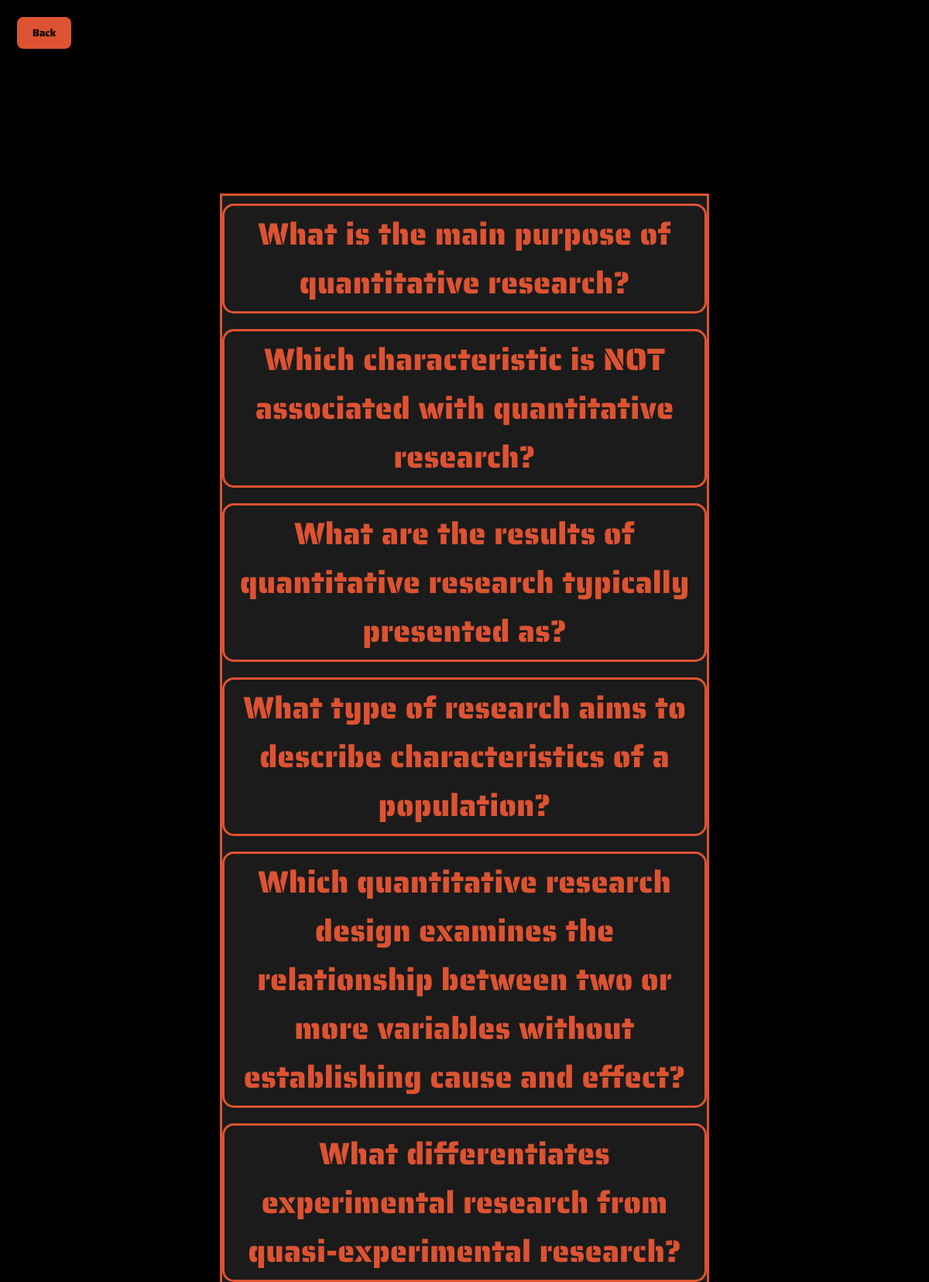
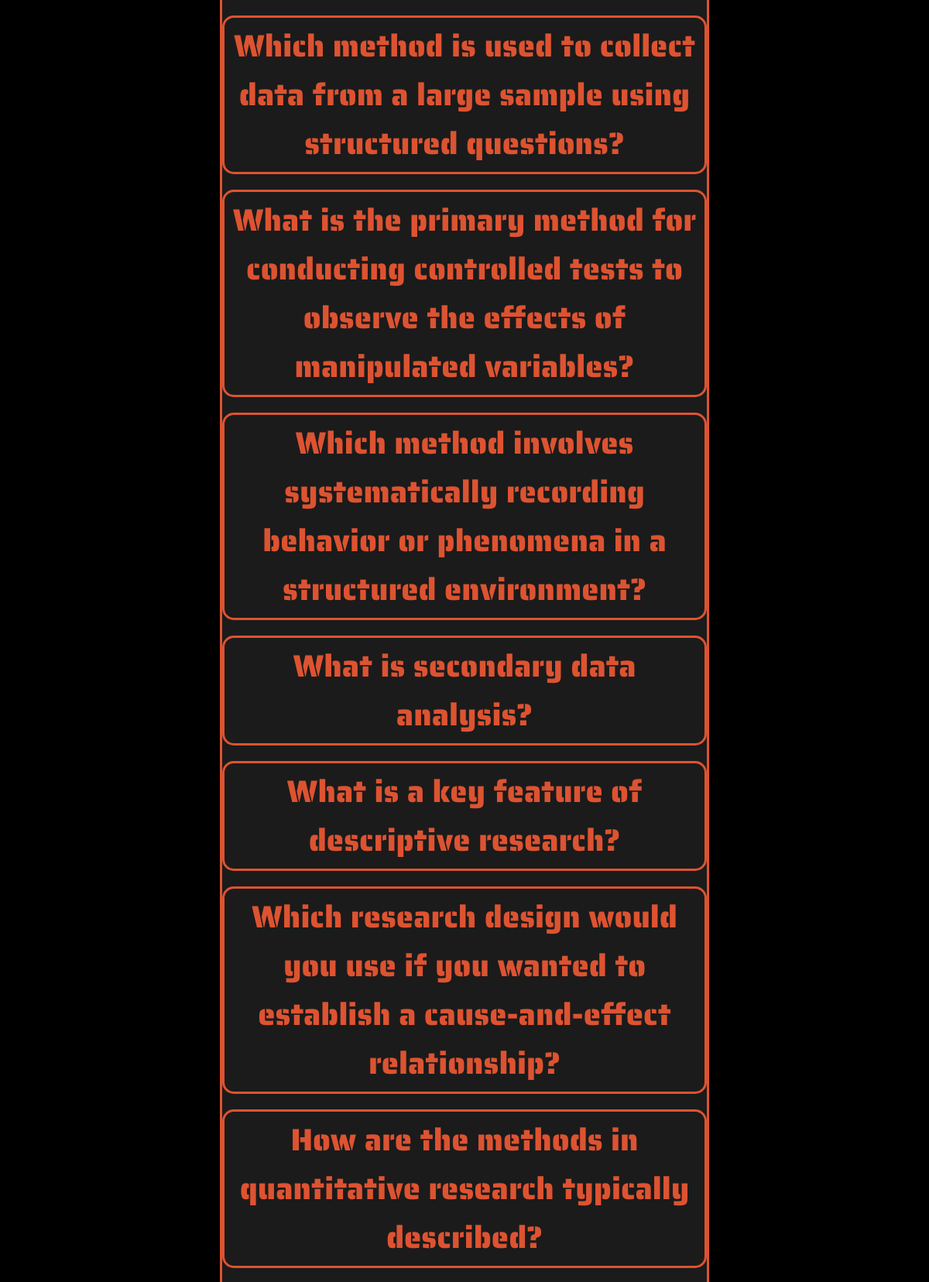
The page /Moderator/View_Question.php?topic_id=T001 (signed in, upper part) on the database its author committed (2 pictures, top to bottom).
### tables this page shows
CREATE TABLE `questions` (
  `question_id` varchar(25) NOT NULL,
  `question` text NOT NULL,
  `option_1` text NOT NULL,
  `option_2` text NOT NULL,
  `option_3` text NOT NULL,
  `option_4` text NOT NULL,
  `correct_answer` int(2) NOT NULL,
  `topic_id` varchar(25) DEFAULT NULL,
  `total_attempts` int(4) NOT NULL,
  `correct_attempts` int(4) NOT NULL
);

### Moderator/View_Question.php (the view, shortened to what this page needs)
<!DOCTYPE html>
<html lang="en">
<head>
    <link rel="stylesheet" href="../styles.css">
</head>
<body>
    <button class="back-button" onclick="window.history.back()">Back</button>
    <div class="question-container">
        <?php
        include "../assets/conn.php";
        $topic_id = $_GET['topic_id'];
        $sql = "SELECT question_ID, question FROM Questions WHERE topic_id = '$topic_id' ORDER BY question_ID";
        $result = $conn->query($sql);
        if ($result->num_rows > 0) {
            while ($row = $result->fetch_assoc()) {
                echo '<div class="question-item">
                        <div class="question-text">' . htmlspecialchars($row["question"]) . '</div>
                      </div>';
            }
        } else {
            echo "No questions found for this subject.";
        }
        ?>
    </div>
</body>
</html>

### styles.css (style rules this page uses)
body { background-image: url('images/background_image.png'); background-size: cover; background-position: center; background-repeat: no-repeat; background-attachment: fixed; height: 100%; font-family: 'CustomFont'; color: rgb(248, 0, 0); height: 720px; transition: font-size 0.2s ease; }

### Moderator/View_Question.php (style rules this page uses)
body { background-color: #000; color: #fff; font-family: 'CustomFont'; display: flex; justify-content: center; align-items: center; height: 100vh; margin: 0; }
.back-button { position: absolute; top: 20px; left: 20px; font-family: 'CustomFont'; background-color: rgb(221, 83, 49); color: rgb(0, 0, 0); border: solid 2px rgb(0, 0, 0); border-radius: 10px; padding: 10px 20px; cursor: pointer; transition: background-color 0.2s ease, color 0.2s ease; }
.question-container { text-align: center; margin: auto; text-align: center; display: flex; flex-direction: column; align-items: center; max-width: 700px; background: rgb(27, 27, 27); border: solid; border-color: rgb(221, 83, 49); margin-top: 250px; }
.question-item { display: flex; align-items: center; justify-content: center; margin: 10px 0; }
.question-text { padding: 5px 10px; font-family: 'CustomFont'; font-size: 30pt; background-color: rgb(27, 27, 27); color: rgb(221, 83, 49); border: solid; border-color: rgb(221, 83, 49); border-radius: 15px; cursor: pointer; width: 600px; }

### rows shown on the page
questions: question "What is the main purpose of quantitative research?"
questions: question "Which characteristic is NOT associated with quantitative research?"
questions: question "What are the results of quantitative research typically presented as?"
questions: question "What type of research aims to describe characteristics of a population?"
questions: question "Which quantitative research design examines the relationship between two or more variables without establishing cause and effect?"
questions: question "What differentiates experimental research from quasi-experimental research?"
questions: question "Which method is used to collect data from a large sample using structured questions?"
questions: question "What is the primary method for conducting controlled tests to observe the effects of manipulated variables?"
questions: question "Which method involves systematically recording behavior or phenomena in a structured environment?"
questions: question "What is secondary data analysis?"
questions: question "What is a key feature of descriptive research?"
questions: question "Which research design would you use if you wanted to establish a cause-and-effect relationship?"
questions: question "How are the methods in quantitative research typically described?"
